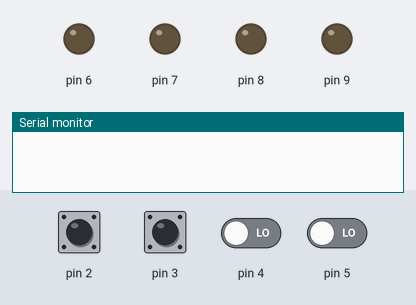
This sketch was run on a simulated Arduino Uno, built with avr-gcc and run on an emulated ATmega328P. Shown: output pins drawn as LEDs (lit = HIGH), the last lines printed to the serial monitor. The inputs (shaded band) are chosen by the test bench; at power-on: pin 2–5 LOW.

Above: at 1.2 s.
1.3 s: pin 2 pulsed HIGH 5 times (0.12 s each, 0.3 s apart)
At 3.9 s:
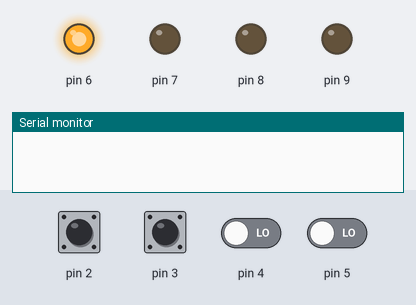
4.3 s: pin 2 driven HIGH
At 5.0 s:
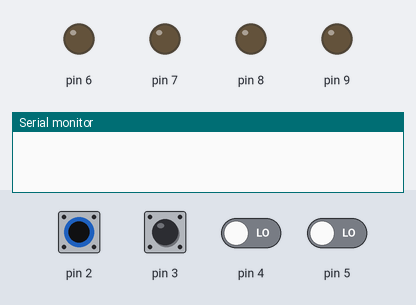
5.9 s: pin 2 driven LOW
13.9 s: pin 3 pulsed HIGH 2 times (0.12 s each, 0.3 s apart)
At 14.2 s:
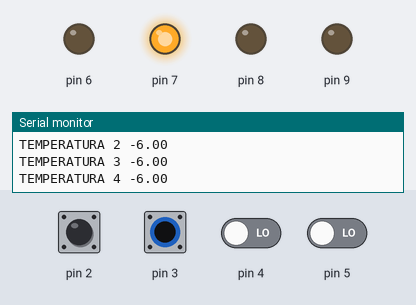
Timing chart, 0 to 16.9 s (numbered marks = the images above; inputs shaded):
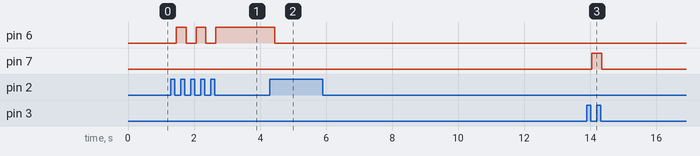

The sketch:

TP2.ino
```cpp
char salidas[]={'0', '0', '0', '0'};
float temperaturas[4];
char *n;
float *k;
int i;
int CONTADOR=0;
int SENSOR1, SENSOR2, SENSOR3, SENSOR4;
float TEMPERATURA1, TEMPERATURA2, TEMPERATURA3, TEMPERATURA4;
void LUCES() {
  n=salidas;
 if ((digitalRead(2) == HIGH)&&(*(n)=='0')){
*(n)='1';
delay(150);

}
if ((digitalRead(3) == HIGH)&&(*(n+1)=='0')){
*(n+1)='1';
delay(150);
}
if ((digitalRead(4) == HIGH)&&(*(n+2)=='0')){
*(n+2)='1';
delay(150);
}
if ((digitalRead(5) == HIGH)&&(*(n+3)=='0')){
*(n+3)='1';
delay(150);
}
if ((digitalRead(2) == HIGH)&&(*(n)=='1')){
*(n)='0';
delay(150);
}
if ((digitalRead(3) == HIGH)&&(*(n+1)=='1')){
*(n+1)='0';
delay(150);
}
if ((digitalRead(4) == HIGH)&&(*(n+2)=='1')){
*(n+2)='0';
delay(150);
}
if ((digitalRead(5) == HIGH)&&(*(n+3)=='1')){
*(n+3)='0';
delay(150);
}
if(*(n)=='1'){
   digitalWrite(6, HIGH);
}
if(*(n)=='0'){
   digitalWrite(6, LOW);
}
if(*(n+1)=='0'){
   digitalWrite(7, LOW);
}
if(*(n+1)=='1'){
   digitalWrite(7, HIGH);
}
if(*(n+2)=='0'){
   digitalWrite(8, LOW);
}
if(*(n+2)=='1'){
   digitalWrite(8, HIGH);
}
if(*(n+3)=='1'){
   digitalWrite(9, HIGH);
}
if(*(n+3)=='0'){
   digitalWrite(9, LOW);

}
  }
void TEMPERATURA() {
   k=temperaturas;
  SENSOR1 = analogRead(A0);
TEMPERATURA1 = (SENSOR1 * 5 * 100 / 1024);
SENSOR2 = analogRead(A1);
TEMPERATURA2 = (SENSOR2 * 5 * 100 / 1024);
SENSOR3 = analogRead(A2);
TEMPERATURA3 = (SENSOR3 * 5 * 100 / 1024);
SENSOR4 = analogRead(A3);
TEMPERATURA4 = (SENSOR4 * 5 * 100 / 1024);
*(k)=TEMPERATURA1;
*(k+1)=TEMPERATURA2;
*(k+2)=TEMPERATURA3;
*(k+3)=TEMPERATURA4;
	Serial.print("TEMPERATURA 1 ");
  Serial.println(*(k));
  Serial.print("TEMPERATURA 2 ");
  Serial.println(*(k+1));
  Serial.print("TEMPERATURA 3 ");
  Serial.println(*(k+2));
  Serial.print("TEMPERATURA 4 ");
  Serial.println(*(k+3));
  Serial.println("");

	}
void setup() {
pinMode(2, INPUT);
pinMode(3,INPUT);
pinMode(4,INPUT);
pinMode(5,INPUT);
pinMode(6,OUTPUT);
pinMode(7,OUTPUT);
pinMode(8,OUTPUT);
pinMode(9,OUTPUT);
Serial.begin(9600);
  }
void loop() {
if(CONTADOR>=1000){
   TEMPERATURA();
   CONTADOR=0;
   }
   LUCES();
   delay(10);
   CONTADOR++;


   }
```

Measured:
- after the input at 1.3 s, pin 6: alternates HIGH for 0.30 s and LOW for 0.30 s, 5 changes in all, then stays HIGH, starting after 0.16 s
- after the input at 4.3 s, pin 6: HIGH → LOW after 0.15 s
- after the input at 13.9 s, pin 7: LOW → HIGH after 0.15 s, → LOW 0.30 s later
